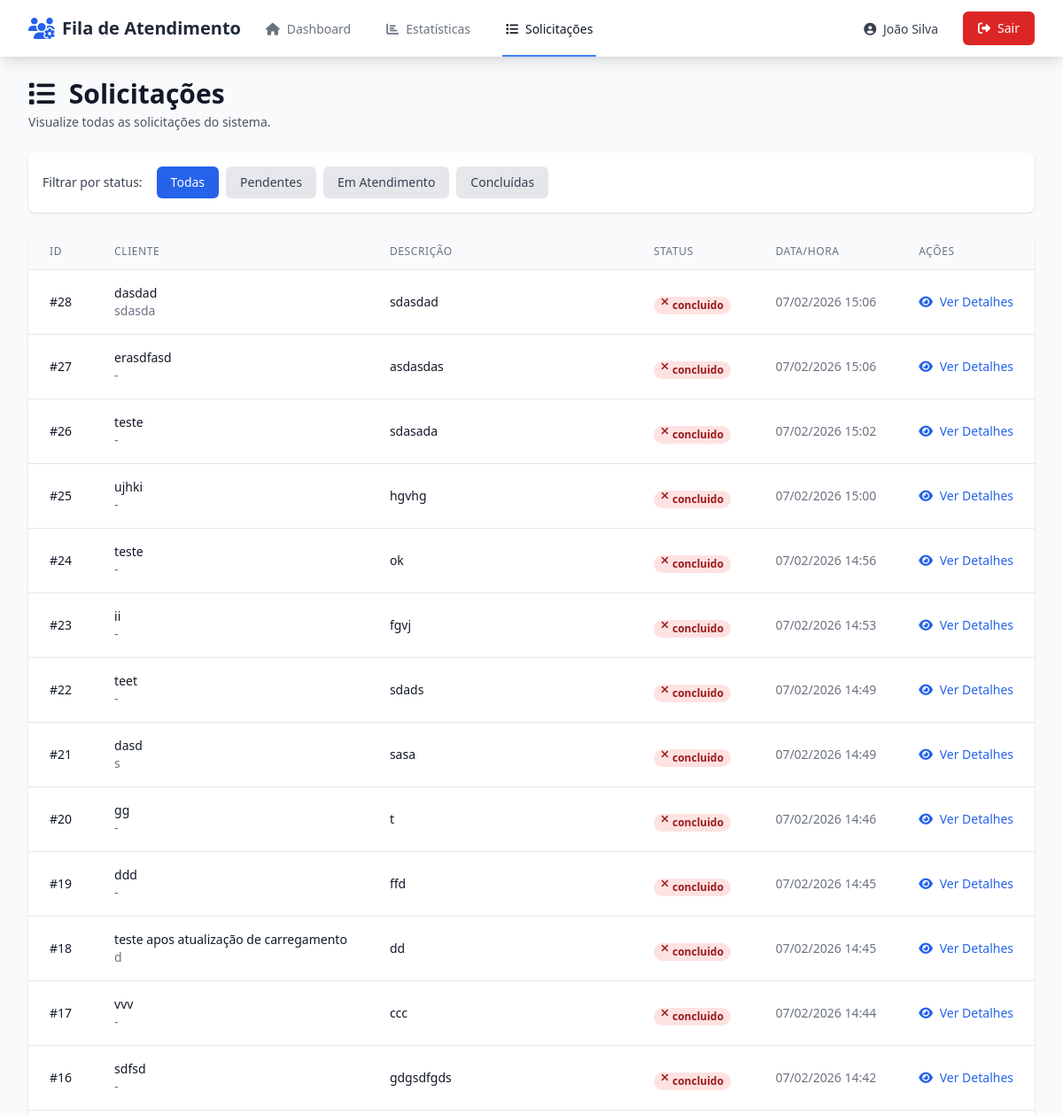
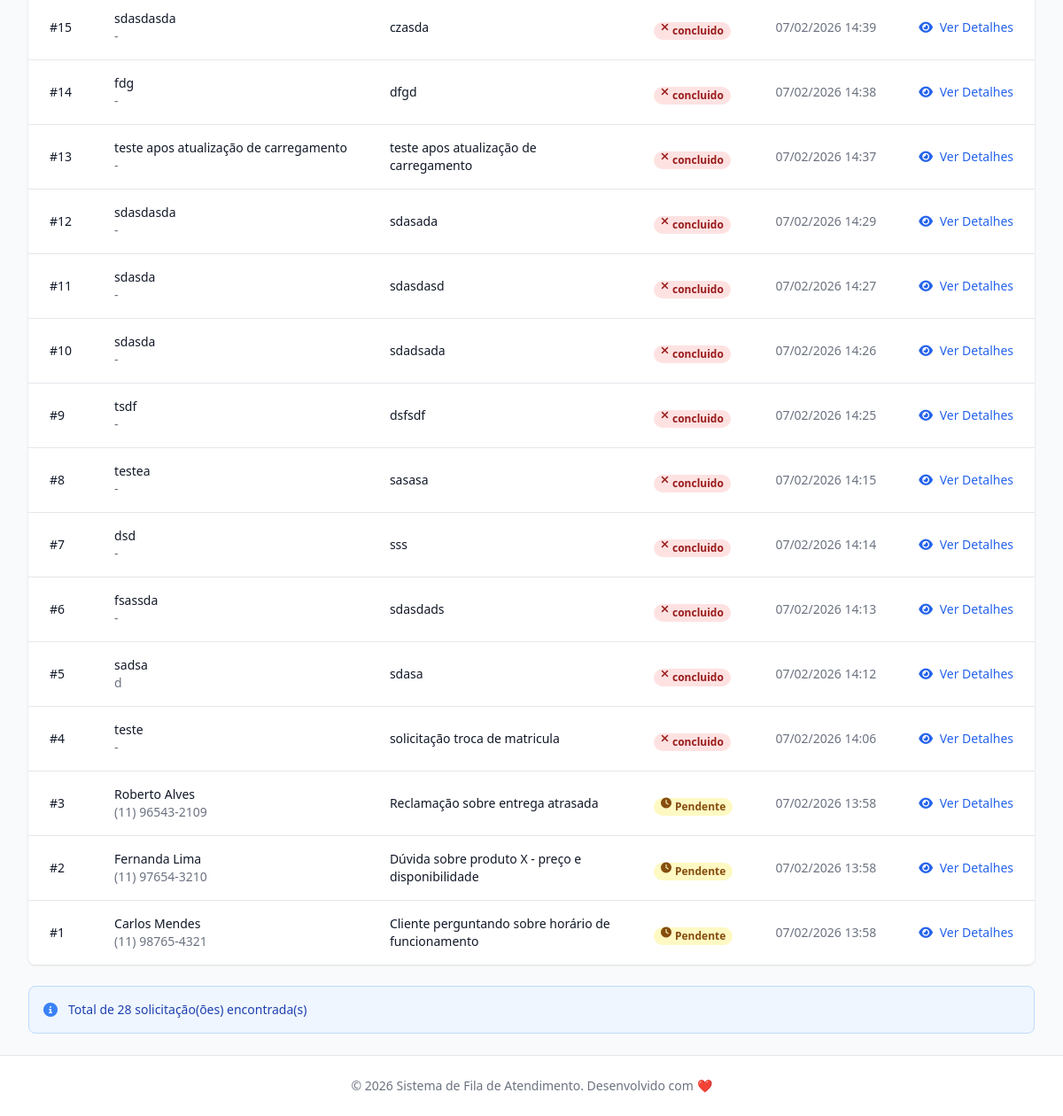
Page /solicitacoes (signed in) on the committed database (2 pictures, top to bottom).
### app/models.py (models this page shows, shortened)
class Colaborador(UserMixin, db.Model):
    __tablename__ = 'colaboradores'
    id = db.Column(db.Integer, primary_key=True)
    nome = db.Column(db.String(100), nullable=False)
    email = db.Column(db.String(120), unique=True, nullable=False, index=True)
    senha_hash = db.Column(db.String(255), nullable=False)
    esta_disponivel = db.Column(db.Boolean, default=False)
    esta_em_atendimento = db.Column(db.Boolean, default=False)
    posicao_fila = db.Column(db.Integer, nullable=True)
    criado_em = db.Column(db.DateTime, default=datetime.utcnow)
    atualizado_em = db.Column(db.DateTime, default=datetime.utcnow, onupdate=datetime.utcnow)
    atendimentos = db.relationship('Atendimento', backref='colaborador', lazy='dynamic')

class Solicitacao(db.Model):
    __tablename__ = 'solicitacoes'
    id = db.Column(db.Integer, primary_key=True)
    descricao = db.Column(db.Text, nullable=False)
    cliente_nome = db.Column(db.String(100))
    cliente_telefone = db.Column(db.String(20))
    status = db.Column(db.String(20), default='pendente', index=True)
    criado_em = db.Column(db.DateTime, default=datetime.utcnow, index=True)
    atualizado_em = db.Column(db.DateTime, default=datetime.utcnow, onupdate=datetime.utcnow)
    atendimentos = db.relationship('Atendimento', backref='solicitacao', lazy='dynamic')

### app/routes.py (the view)
@main_bp.route('/solicitacoes')
@login_required
def listar_solicitacoes():
    status_filtro = request.args.get('status', 'todas')
    query = Solicitacao.query
    if status_filtro != 'todas':
        query = query.filter_by(status=status_filtro)
    solicitacoes = query.order_by(Solicitacao.criado_em.desc()).all()
    return render_template(
        'solicitacoes.html',
        solicitacoes=solicitacoes,
        status_filtro=status_filtro
    )

### app/templates/solicitacoes.html (shortened to what this page needs)
{% extends "base.html" %}
{% block content %}
<div class="max-w-7xl mx-auto px-4 sm:px-6 lg:px-8">
    <div class="mb-6">
        <h1 class="text-3xl font-bold text-gray-900">
            <i class="fas fa-list mr-2"></i>
            Solicitações
        </h1>
        <p class="mt-1 text-sm text-gray-600">
            Visualize todas as solicitações do sistema.
        </p>
    </div>
    <div class="bg-white shadow rounded-lg p-4 mb-6">
        <div class="flex items-center space-x-4">
            <label class="text-sm font-medium text-gray-700">Filtrar por status:</label>
            <div class="flex space-x-2">
                <a href="{{ url_for('main.listar_solicitacoes', status='todas') }}"
                   class="px-4 py-2 rounded-md text-sm font-medium {% if status_filtro == 'todas' %}bg-blue-600 text-white{% else %}bg-gray-200 text-gray-700 hover:bg-gray-300{% endif %}">
                    Todas
                </a>
                <a href="{{ url_for('main.listar_solicitacoes', status='pendente') }}"
                   class="px-4 py-2 rounded-md text-sm font-medium {% if status_filtro == 'pendente' %}bg-yellow-600 text-white{% else %}bg-gray-200 text-gray-700 hover:bg-gray-300{% endif %}">
                    Pendentes
                </a>
                <a href="{{ url_for('main.listar_solicitacoes', status='em_atendimento') }}"
                   class="px-4 py-2 rounded-md text-sm font-medium {% if status_filtro == 'em_atendimento' %}bg-orange-600 text-white{% else %}bg-gray-200 text-gray-700 hover:bg-gray-300{% endif %}">
                    Em Atendimento
                </a>
                <a href="{{ url_for('main.listar_solicitacoes', status='concluida') }}"
                   class="px-4 py-2 rounded-md text-sm font-medium {% if status_filtro == 'concluida' %}bg-green-600 text-white{% else %}bg-gray-200 text-gray-700 hover:bg-gray-300{% endif %}">
                    Concluídas
                </a>
            </div>
        </div>
    </div>
    <div class="bg-white shadow rounded-lg overflow-hidden">
        {% if solicitacoes %}
        <div class="overflow-x-auto">
            <table class="min-w-full divide-y divide-gray-200">
                <thead class="bg-gray-50">
                    <tr>
                        <th class="px-6 py-3 text-left text-xs font-medium text-gray-500 uppercase tracking-wider">
                            ID
                        </th>
                        <th class="px-6 py-3 text-left text-xs font-medium text-gray-500 uppercase tracking-wider">
                            Cliente
                        </th>
                        <th class="px-6 py-3 text-left text-xs font-medium text-gray-500 uppercase tracking-wider">
                            Descrição
                        </th>
                        <th class="px-6 py-3 text-left text-xs font-medium text-gray-500 uppercase tracking-wider">
                            Status
                        </th>
                        <th class="px-6 py-3 text-left text-xs font-medium text-gray-500 uppercase tracking-wider">
                            Data/Hora
                        </th>
                        <th class="px-6 py-3 text-left text-xs font-medium text-gray-500 uppercase tracking-wider">
                            Ações
                        </th>
                    </tr>
                </thead>
                <tbody class="bg-white divide-y divide-gray-200">
                    {% for solicitacao in solicitacoes %}
                    <tr class="hover:bg-gray-50">
                        <td class="px-6 py-4 whitespace-nowrap text-sm font-medium text-gray-900">
                            #{{ solicitacao.id }}
                        </td>
                        <td class="px-6 py-4 whitespace-nowrap">
                            <div class="text-sm font-medium text-gray-900">
                                {{ solicitacao.cliente_nome or 'Não informado' }}
                            </div>
                            <div class="text-sm text-gray-500">
                                {{ solicitacao.cliente_telefone or '-' }}
                            </div>
                        </td>
                        <td class="px-6 py-4">
                            <div class="text-sm text-gray-900">
                                {{ solicitacao.descricao[:100] }}{% if solicitacao.descricao|length > 100 %}...{% endif %}
                            </div>
                        </td>
                        <td class="px-6 py-4 whitespace-nowrap">
                            {% if solicitacao.status == 'pendente' %}
                                <span class="px-2 inline-flex text-xs leading-5 font-semibold rounded-full bg-yellow-100 text-yellow-800">
                                    <i class="fas fa-clock mr-1"></i> Pendente
                                </span>
                            {% elif solicitacao.status == 'em_atendimento' %}
                                <span class="px-2 inline-flex text-xs leading-5 font-semibold rounded-full bg-orange-100 text-orange-800">
                                    <i class="fas fa-headset mr-1"></i> Em Atendimento
                                </span>
                            {% elif solicitacao.status == 'concluida' %}
                                <span class="px-2 inline-flex text-xs leading-5 font-semibold rounded-full bg-green-100 text-green-800">
                                    <i class="fas fa-check mr-1"></i> Concluída
                                </span>
                            {% elif solicitacao.status == 'pulada' %}
                                <span class="px-2 inline-flex text-xs leading-5 font-semibold rounded-full bg-gray-100 text-gray-800">
                                    <i class="fas fa-forward mr-1"></i> Pulada
                                </span>
                            {% else %}
                                <span class="px-2 inline-flex text-xs leading-5 font-semibold rounded-full bg-red-100 text-red-800">
                                    <i class="fas fa-times mr-1"></i> {{ solicitacao.status }}
                                </span>
                            {% endif %}
                        </td>
                        <td class="px-6 py-4 whitespace-nowrap text-sm text-gray-500">
                            {{ solicitacao.criado_em.strftime('%d/%m/%Y %H:%M') }}
                        </td>
                        <td class="px-6 py-4 whitespace-nowrap text-sm font-medium">
                            <a href="{{ url_for('main.detalhes_solicitacao', solicitacao_id=solicitacao.id) }}"
                               class="text-blue-600 hover:text-blue-900">
                                <i class="fas fa-eye mr-1"></i> Ver Detalhes
                            </a>
                        </td>
                    </tr>
                    {% endfor %}
                </tbody>
            </table>
        </div>
        {% endif %}
    </div>
    <div class="mt-6 bg-blue-50 border border-blue-200 rounded-lg p-4">
        <div class="flex items-center">
            <i class="fas fa-info-circle text-blue-500 mr-3"></i>
            <p class="text-sm text-blue-800">
                Total de {{ solicitacoes|length }} solicitação(ões) encontrada(s)
            </p>
        </div>
    </div>
</div>
{% endblock %}

### app/templates/base.html (shortened to what this page needs)
<!DOCTYPE html>
<html lang="pt-BR">
<head>
    <script src="https://cdn.tailwindcss.com"></script>
    <link rel="stylesheet" href="https://cdnjs.cloudflare.com/ajax/libs/font-awesome/6.4.0/css/all.min.css">
    <link rel="stylesheet" href="{{ url_for('static', filename='css/style.css') }}">
</head>
<body class="bg-gray-50 min-h-screen">
    {% if current_user.is_authenticated %}
    <nav class="bg-white shadow-lg">
        <div class="max-w-7xl mx-auto px-4 sm:px-6 lg:px-8">
            <div class="flex justify-between h-16">
                <div class="flex">
                    <div class="flex-shrink-0 flex items-center">
                        <i class="fas fa-users-cog text-blue-600 text-2xl mr-2"></i>
                        <span class="font-bold text-xl text-gray-800">Fila de Atendimento</span>
                    </div>
                    <div class="hidden sm:ml-6 sm:flex sm:space-x-8">
                        <a href="{{ url_for('main.dashboard') }}"
                           class="{% if request.endpoint == 'main.dashboard' %}border-blue-500 text-gray-900{% else %}border-transparent text-gray-500 hover:border-gray-300 hover:text-gray-700{% endif %} inline-flex items-center px-1 pt-1 border-b-2 text-sm font-medium">
                            <i class="fas fa-home mr-2"></i> Dashboard
                        </a>
                        <a href="{{ url_for('main.estatisticas') }}"
                           class="{% if request.endpoint == 'main.estatisticas' %}border-blue-500 text-gray-900{% else %}border-transparent text-gray-500 hover:border-gray-300 hover:text-gray-700{% endif %} inline-flex items-center px-1 pt-1 border-b-2 text-sm font-medium">
                            <i class="fas fa-chart-bar mr-2"></i> Estatísticas
                        </a>
                        <a href="{{ url_for('main.listar_solicitacoes') }}"
                           class="{% if request.endpoint == 'main.listar_solicitacoes' %}border-blue-500 text-gray-900{% else %}border-transparent text-gray-500 hover:border-gray-300 hover:text-gray-700{% endif %} inline-flex items-center px-1 pt-1 border-b-2 text-sm font-medium">
                            <i class="fas fa-list mr-2"></i> Solicitações
                        </a>
                    </div>
                </div>
                <div class="flex items-center">
                    <div class="flex-shrink-0">
                        <span class="text-gray-700 text-sm mr-4">
                            <i class="fas fa-user-circle mr-1"></i>
                            {{ current_user.nome }}
                        </span>
                    </div>
                    <div class="ml-3">
                        <a href="{{ url_for('auth.logout') }}"
                           class="inline-flex items-center px-4 py-2 border border-transparent text-sm font-medium rounded-md text-white bg-red-600 hover:bg-red-700 focus:outline-none focus:ring-2 focus:ring-offset-2 focus:ring-red-500">
                            <i class="fas fa-sign-out-alt mr-2"></i> Sair
                        </a>
                    </div>
                </div>
            </div>
        </div>
    </nav>
    {% endif %}
    <main class="{% if current_user.is_authenticated %}py-6{% endif %}">
        {% block content %}{% endblock %}
    </main>
    <footer class="bg-white border-t border-gray-200 mt-auto">
        <div class="max-w-7xl mx-auto py-6 px-4 sm:px-6 lg:px-8">
            <p class="text-center text-gray-500 text-sm">
                © 2026 Sistema de Fila de Atendimento. Desenvolvido com ❤️
            </p>
        </div>
    </footer>
</body>
</html>

### app/static/css/style.css (style rules this page uses)
* { transition-property: background-color, border-color, color, fill, stroke; transition-timing-function: cubic-bezier(0.4, 0, 0.2, 1); transition-duration: 150ms; }

### rows in the picture
Colaborador: nome "João Silva"
Solicitacao: id "28", cliente_nome "dasdad", cliente_telefone "sdasda", descricao "sdasdad", status "concluido", criado_em "07/02/2026 15:06"
Solicitacao: id "27", cliente_nome "erasdfasd", cliente_telefone "-", descricao "asdasdas", status "concluido", criado_em "07/02/2026 15:06"
Solicitacao: id "26", cliente_nome "teste", cliente_telefone "-", descricao "sdasada", status "concluido", criado_em "07/02/2026 15:02"
Solicitacao: id "25", cliente_nome "ujhki", cliente_telefone "-", descricao "hgvhg", status "concluido", criado_em "07/02/2026 15:00"
Solicitacao: id "24", cliente_nome "teste", cliente_telefone "-", descricao "ok", status "concluido", criado_em "07/02/2026 14:56"
Solicitacao: id "23", cliente_nome "ii", cliente_telefone "-", descricao "fgvj", status "concluido", criado_em "07/02/2026 14:53"
Solicitacao: id "22", cliente_nome "teet", cliente_telefone "-", descricao "sdads", status "concluido", criado_em "07/02/2026 14:49"
Solicitacao: id "21", cliente_nome "dasd", cliente_telefone "s", descricao "sasa", status "concluido", criado_em "07/02/2026 14:49"
Solicitacao: id "20", cliente_nome "gg", cliente_telefone "-", descricao "t", status "concluido", criado_em "07/02/2026 14:46"
Solicitacao: id "19", cliente_nome "ddd", cliente_telefone "-", descricao "ffd", status "concluido", criado_em "07/02/2026 14:45"
Solicitacao: id "18", cliente_nome "teste apos atualização de carregamento", cliente_telefone "d", descricao "dd", status "concluido", criado_em "07/02/2026 14:45"
Solicitacao: id "17", cliente_nome "vvv", cliente_telefone "-", descricao "ccc", status "concluido", criado_em "07/02/2026 14:44"
Solicitacao: id "16", cliente_nome "sdfsd", cliente_telefone "-", descricao "gdgsdfgds", status "concluido", criado_em "07/02/2026 14:42"
Solicitacao: id "15", cliente_nome "sdasdasda", cliente_telefone "-", descricao "czasda", status "concluido", criado_em "07/02/2026 14:39"
Solicitacao: id "14", cliente_nome "fdg", cliente_telefone "-", descricao "dfgd", status "concluido", criado_em "07/02/2026 14:38"
Solicitacao: id "13", cliente_nome "teste apos atualização de carregamento", cliente_telefone "-", descricao "teste apos atualização de carregamento", status "concluido", criado_em "07/02/2026 14:37"
Solicitacao: id "12", cliente_nome "sdasdasda", cliente_telefone "-", descricao "sdasada", status "concluido", criado_em "07/02/2026 14:29"
Solicitacao: id "11", cliente_nome "sdasda", cliente_telefone "-", descricao "sdasdasd", status "concluido", criado_em "07/02/2026 14:27"
Solicitacao: id "10", cliente_nome "sdasda", cliente_telefone "-", descricao "sdadsada", status "concluido", criado_em "07/02/2026 14:26"
Solicitacao: id "9", cliente_nome "tsdf", cliente_telefone "-", descricao "dsfsdf", status "concluido", criado_em "07/02/2026 14:25"
Solicitacao: id "8", cliente_nome "testea", cliente_telefone "-", descricao "sasasa", status "concluido", criado_em "07/02/2026 14:15"
Solicitacao: id "7", cliente_nome "dsd", cliente_telefone "-", descricao "sss", status "concluido", criado_em "07/02/2026 14:14"
Solicitacao: id "6", cliente_nome "fsassda", cliente_telefone "-", descricao "sdasdads", status "concluido", criado_em "07/02/2026 14:13"
Solicitacao: id "5", cliente_nome "sadsa", cliente_telefone "d", descricao "sdasa", status "concluido", criado_em "07/02/2026 14:12"
Solicitacao: id "4", cliente_nome "teste", cliente_telefone "-", descricao "solicitação troca de matricula", status "concluido", criado_em "07/02/2026 14:06"
Solicitacao: id "3", cliente_nome "Roberto Alves", cliente_telefone "(11) 96543-2109", descricao "Reclamação sobre entrega atrasada", status "pendente" (drawn), criado_em "07/02/2026 13:58"
Solicitacao: id "2", cliente_nome "Fernanda Lima", cliente_telefone "(11) 97654-3210", descricao "Dúvida sobre produto X - preço e disponibilidade", status "pendente" (drawn), criado_em "07/02/2026 13:58"
Solicitacao: id "1", cliente_nome "Carlos Mendes", cliente_telefone "(11) 98765-4321", descricao "Cliente perguntando sobre horário de funcionamento", status "pendente" (drawn), criado_em "07/02/2026 13:58"

### other values in the picture
{{ solicitacoes|length }} "28"
